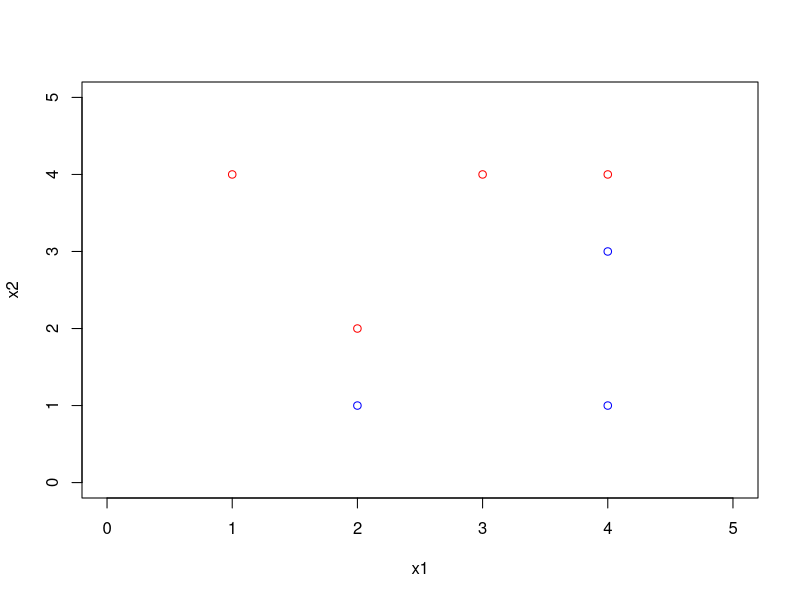

R code for this plot:
## ---- chunk 1
knitr::opts_chunk$set(echo = TRUE,out.width="0.9\\linewidth",dev="pdf",fig.align  = 'center')
## ---- chunk 2
x1 <- c(3, 2, 4, 1, 2, 4, 4)
x2 <- c(4, 2, 4, 4, 1, 3, 1)
colors <- c("red", "red", "red", "red", "blue", "blue", "blue")
plot(x1, x2, col = colors, xlim = c(0, 5), ylim = c(0, 5))
